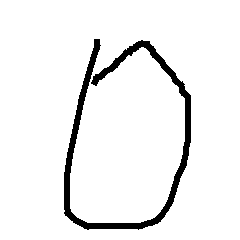
#> input picture Handwriting/图片手写数字识别source code/dataset/train_dataset/0_127.bmp, 240 x 240 px; its folder holds 4 pictures in this run
$ python bayes_module.py
#> lines starting #> are read from the running program, lines starting #| are printed output that depends on the picture; after the words box and inside, x2 and y2 are one past the last pixel; in counts of white or black regions, pixels touching at a corner belong together; pictures that were not available may be replaced by others from this repository, and a replacement may not be noted
### Handwriting/图片手写数字识别source code/data_preprocess.py
'''
@author: Guangji Huang
Created on Dec. 1 , 2020
'''
from mnist import MNIST
import numpy as np
import copy
import os
import cv2 as cv


# [17 lines left out: function preprocess_MNIST, not called in this run]


def preprocess_image():
    dir_train = r"./dataset/train_dataset"
    # dir_test = r"./dataset/test_dataset"
    dir_test = r"./dataset/test_dataset"
    list_train = os.listdir(dir_train)
    list_test = os.listdir(dir_test)
    labels_train = [int(i[0]) for i in list_train]
    labels_test = [int(i[0]) for i in list_test]
    images_train = [cv.imread(rf"{dir_train}/{i}", 0) for i in list_train]
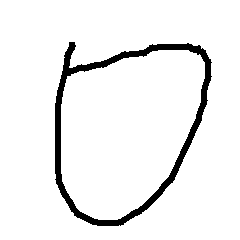
#> input picture Handwriting/图片手写数字识别source code/dataset/train_dataset/0_138.bmp, 240 x 240 px
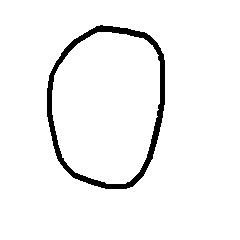
#> input picture Handwriting/图片手写数字识别source code/dataset/train_dataset/0_15.bmp, 240 x 240 px
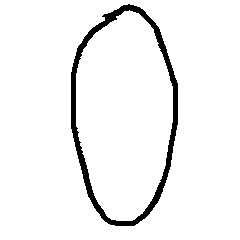
#> input picture Handwriting/图片手写数字识别source code/dataset/train_dataset/0_33.bmp, 240 x 240 px
#> images_train = 4 items
    images_test = [cv.imread(rf"{dir_test}/{i}", 0) for i in list_test]
#> images_test = 1 item
    return images_train, labels_train, images_test, labels_test

# 对训练或者测试集的数据进行处理，转化为特征数组的形式
def c2feature(img, label):
    """
    用于提取训练集合测试集的特征，以及转化成数组的形式
    :param img:读取到的图像数据
    :param label:标签
    :return:返回一个特征的集合
    """
    img_feature = []
    for interation in range(len(img)):
        # 遍历每一个样本，调用函数求取特征
        feature_i = get_feature(img[interation], 5, 0.1, 0)  # 这是每一个样本的特征
        # feature_i = get_feature(img[interation], 4, 0.1, 1)  # 这是每一个样本的特征
        feature = np.array(feature_i)  # 将列表转化为数组，方便计算
        img_feature.append(feature)
    img_feature =np.array(img_feature)
    label = np.array(label)
    return img_feature, label

# 对手写板的图片进行剪切
def cut_image(img, reverse=0):
    # 这个size是一个标志，用于找到手写数字的边缘地方
    color = reverse
    size = [-1]*4
    row,col = img.shape
    for i in range(row):
        line_a = (color in img[i,:])
        line_b = (color in img[row-1-i,:])
        if line_a and size[0] == -1:
            size[0] = i
        if line_b and size[1]==-1:
            size[1] = row-1-i
        if -1 not in size[0:2]:
            break
    for j in range(col):
        line_l = (color in img[:,j])
        line_r = (color in img[:,col - 1 - j])
        if line_l and size[2] == -1:
            size[2] = j
        if line_r and size[3] == -1:
            size[3] = col - 1 - j
        if -1 not in size[2:4]:
            break
    # 获取数字像素点的上，下，左，右的位置
    a, b, l, r = size
    # 获得剪切后的图片
    img_cut = img[a:b + 1, l:r + 1]
    # 使用插opencv中的插值法对图片进行放大成原来的尺寸，缩放成原来的尺寸，采用双峰插值的方法
    img_scale = cv.resize(img_cut, dsize=(row, col), interpolation=cv.INTER_LINEAR)
    # img_scale = cv.resize(img_cut, dsize=(row, col), interpolation=cv.INTER_NEAREST)
    # 返回切割并且放大成原来尺寸的图片
    return img_scale


def get_feature(img, split_num, rate, reverse=0, show=0):
    """
    输入图像的灰度图和分块以及比率判断，返回的就是一个图像的特征
    :param img: 输入单通道的图像数组
    :param split_num: 分成多少块，其中特征的个数就是分块值的平方
    :param rate: 黑字像素占的比例
    :param reverse: 是否需要将0和1反转
    :param show: 将cut和feature的图片写入到存储中，写入到show文件夹中，以便在界面中显示出来
    :return:返回的就是一个列表，含有所有的特征，全部都是0或者1，即是二值的意思
    """
    # 对二值化之后的图片进行切割处理，获得主要的手写数字________________________________这个步骤很重要
    img_cut = cut_image(img,reverse)
    # 看下输入数据的直方图
    # plt.hist(img)
    # plt.show()
    # 设置分块的初值，原则上是方阵
    row = column = split_num
    # 分块后的每个小块的行列数
    k = int(img.shape[0]/row)
    # 复制一份数据，用来画网格线
    img_mesh = copy.copy(img_cut)
    # 这个可选
    # 只画中间的几条线，侧边的不画
    for i in range(1, row):
        for j in range(1, column):
            img_mesh[j*k-1:j*k+1] = 0
        img_mesh[:, i*k-1:i*k+1] = 0
    # 二值化，黑字为0，白字为1
    # ret, img_bin = np.threshold(img, 150, 1, cv.THRESH_BINARY)
    # 大于150就会被视为1否则为0
    if reverse == 0:
        img_bin = np.where(img_cut > 150, 1, 0)
    if reverse == 1:
        img_bin = np.where(img_cut > 150, 0, 1)

    #   设置特征，将特征放入大列表中去
    img_feature = []
    for i in range(row):
        for j in range(column):
            # 获得小份快，每个小份快就是一个特征
            feature_group = img_bin[i*k:(i+1)*k, j*k:(j+1)*k]
            # 统计小份快的0的个数
            num_zeroes = k ** 2 - np.count_nonzero(feature_group)
            # 确定写的字的像素占整个小份快的比例为0或者1
            feature_single = 0 if num_zeroes >= rate * k ** 2 else 1
            img_feature.append(feature_single)
    # 可选，测试使用
    #   将原图化成特征图
    #       使用特征变形的矩阵和255的矩阵相乘可以得到结果，顺便画一下网格线
    img_feature_xishu = np.reshape(img_feature, (row, column))
    img_feature_show = 255*np.ones((img.shape), dtype="uint8")
    for i in range(row):
        for j in range(column):
            # 两个矩阵相乘
            img_feature_show[i*k:(i+1)*k, j*k:(j+1)*k] = img_feature_xishu[i, j]*img_feature_show[i*k:(i+1)*k, j*k:(j+1)*k]
            # 设置网格线
            img_feature_show[:, (j+1)*k-1:(j+1)*k+1] = 0
        img_feature_show[(i+1)*k-1:(i+1)*k+1, :] = 0
    # 返回的就是一个列表存储的特征
    # print(img_feature, "\t特征的个数为：", len(img_feature))
    ###将两个图片写进去
    if show:
        cv.imwrite(r"./show/cut.bmp", img_cut)
        cv.imwrite(r"./show/feature.bmp", img_feature_show)

    return img_feature


# [17 lines left out: function img_show, not called in this run]

### Handwriting/图片手写数字识别source code/bayes_module.py
'''
@author: Guangji Huang
Created on Dec. 1 , 2020
'''
import numpy as np
import data_preprocess


# 计算模型参数
# [46 lines left out: functions cal_pwi, train_module, not called in this run]
# 测试模型
def test_module(img_test, label_test):
    # 获取模型的参数，直接从文件中读取
    pwi = np.loadtxt(r'./module parameter/pwi.txt', delimiter=',')
    pxwi = np.loadtxt(r'./module parameter/pxwi.txt', delimiter=',')
    # 对测试集进行特征提取和处理
    X , y = data_preprocess.c2feature(img_test, label_test)
    # 进行预测
    pre_labels = []
    pwix = []
    for i in range(len(X)):
        tem_pxwi = [1] * 10  # 列表存放这个样本对于每一个类的后验概率
        # 对于第j个类
        for j in range(10):
            # 对于第k个特征
            for k in range(len(X[0])):
                if X[i][k] == 0:
                    tem_pxwi[j] *= pxwi[j][k]
                else:
                    tem_pxwi[j] *= (1 - pxwi[j][k])
        tem_pxwicwi = [tem_pxwi[i] * pwi[i] for i in range(10)]
        # 如果出现除数为零的情况，则需要修改
        tem_pwix = [tem_pxwicwi[i] / sum(tem_pxwicwi) for i in range(10)]
        pwix.append(np.array(tem_pwix))
        # print(tem_pwix)
        # 获取最大的概率对应的数字
        pre_num = np.argmax(np.array(tem_pwix))
        pre_labels.append(pre_num)
    # print(pwix)
    # print(pre_labels)
    # print(len(pre_labels))
    # 计算模型的准确率
    num_acc = 0
    num_acc_list = [0]*10
    num_saple_list = [0]*10
    for i in range(len(y)):
        num_saple_list[y[i]] += 1
        if pre_labels[i] == y[i]:
            # print(y[i])
            num_acc += 1
            num_acc_list[y[i]] +=1
        else:
            if __name__ == "__main__":
                print("\t", "真实的数字为: ", y[i], f"({pwix[i][y[i]] * 100:0.2f}%)",
                  "预测的数字为：", pre_labels[i], f"({pwix[i][pre_labels[i]] * 100:0.2f}%)", )
            # data_preprocess.img_show(img_orginal[i], 5, X[i])
    # acc = num_acc / len(pre_labels) * 100
    # print(num_acc)
    acc = num_acc / len(pre_labels)
    num_test = len(img_test)
    num_labels = len(pre_labels)
    print(f'模型训练总数为：{num_test}\t测试总数为：{num_labels}\t准确率为：{acc}')
    print(num_acc_list,num_saple_list)
    print([num_acc_list[i]/num_saple_list[i] for i in range(len(num_acc_list))])
    return acc

if __name__ == "__main__":
    img_train, label_train, img_test, label_test = data_preprocess.preprocess_image()
#> img_train = 4 items; label_train = [0, 0, 0, 0]; img_test = 1 item; label_test = [0]
    # 训练模型
    # train_module(img_train, label_train)
    # 测试模型
    # test_module(img_test, label_test)
    test_module(img_train, label_train)
#> the loop in c2feature, `for interation in range(len(img)):` made 4 passes
#> pass 1, in cut_image, `img_cut = img[a:b + 1, l:r + 1]`:
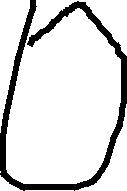
#> img_cut: shape (191, 127); 86.2% white; 1 black region, box (x1, y1, x2, y2) and area: (0, 0, 127, 191) 3354
#> pass 1, in cut_image, `img_scale = cv.resize(img_cut, dsize=(row, col), interpolation=cv.INTE..`:
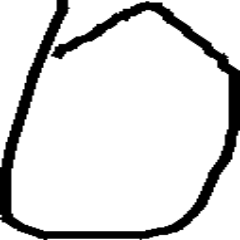
#> img_scale: shape (240, 240); min 0, max 255, mean 219.8
#> pass 1, in get_feature, `img_bin = np.where(img_cut > 150, 1, 0)`:
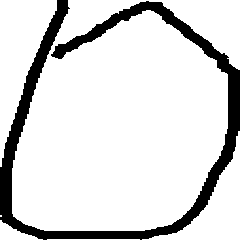
#> img_bin: shape (240, 240) int64; values 0 (black) and 1 (white), 85.7% white; 1 black region, box (x1, y1, x2, y2) and area: (0, 0, 240, 240) 8248
#> pass 2, in cut_image (call 2), `img_cut = img[a:b + 1, l:r + 1]`:
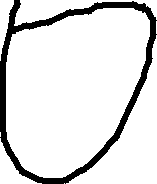
#> img_cut: shape (184, 157); 87.9% white; 1 black region, box (x1, y1, x2, y2) and area: (0, 0, 157, 184) 3506
#> after the loop in c2feature, `for interation in range(len(img)):`: img_feature = 4 items
#> in c2feature, `label = np.array(label)`: label = [0, 0, 0, 0]
#> the loop in test_module, `for i in range(len(X)):` made 4 passes
#> after the loop in test_module, `for i in range(len(X)):`: pwix = 4 items
#> the loop in test_module, `for i in range(len(y)):` made 4 passes
#> after the loop in test_module, `for i in range(len(y)):`: num_acc = 4; num_acc_list = [4, 0, 0, 0, 0, 0, 0, 0, 0, 0]
#> in test_module, `acc = num_acc / len(pre_labels)`: acc = 1
#> in test_module, `num_test = len(img_test)`: num_test = 4
#| 模型训练总数为：4	测试总数为：4	准确率为：1.0
#| [4, 0, 0, 0, 0, 0, 0, 0, 0, 0] [4, 0, 0, 0, 0, 0, 0, 0, 0, 0]
#> (the run stopped early here; a loop or call above may not have finished)
